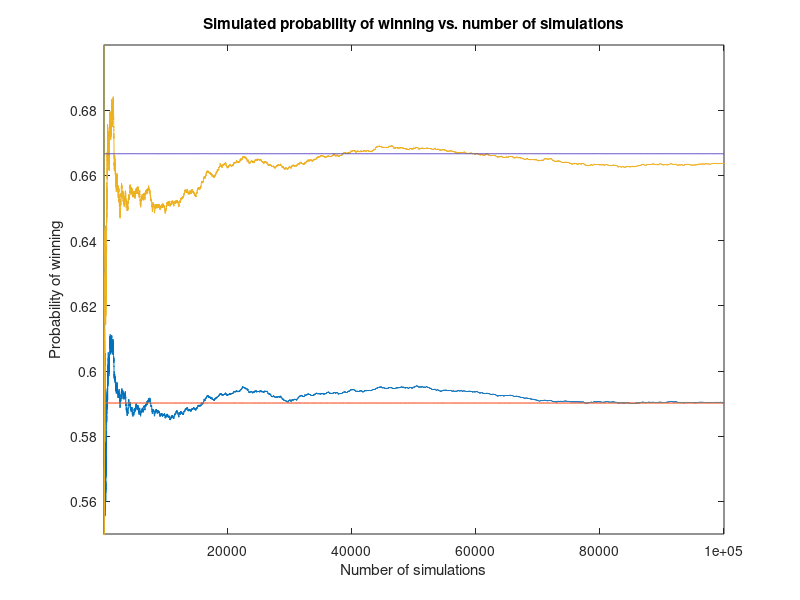

The MATLAB script that drew this image:
% simulating path length
% number of simulations m
m = 100000;
n_bins_total = 25;
w = (25/36).^((1:n_bins_total )-1)/sum((25/36).^((1:n_bins_total )-1));
cw = cumsum(w);
p_head_fair = 1/2;
p_tail_fair = 1-p_head_fair;
p_head_biased = 11/36;
p_tail_biased = 1-p_head_biased;
stopping_time = zeros(1,m);
weights_biased = zeros(1,m);
weights_fair = zeros(1,m);

for i = 1:m
 number_of_tails = min((1:n_bins_total)(cw-rand(1)>0))-1;
 weights_biased(i) = 1/w(1+number_of_tails)*p_head_biased*p_tail_biased^number_of_tails;
 weights_fair(i) = 1/w(1+number_of_tails)*p_head_fair*(p_tail_fair)^(number_of_tails);
 stopping_time(i)=number_of_tails+1;
end

t_stop_fair = mean(stopping_time.*weights_fair);
t_stop_biased = mean(stopping_time.*weights_biased);
pwin_fair = sum(weights_fair(mod(stopping_time,2)==1)) /length(stopping_time);
pwin_biased = sum(weights_biased(mod(stopping_time,2)==1)) /length(stopping_time);

fprintf( "Stopping time for fair coin flip: simulated: %f, calculated %f   \n" , t_stop_fair, 2);
fprintf( "Stopping time for biased coin:    simulated: %f, calculated %f   \n", t_stop_biased, 36/11);
fprintf( "First player win for fair coin:   simulated: %f, calculated %f   \n", pwin_fair,   1/(2-18/36));
fprintf( "First player win for biased coin: simulated: %f, calculated %f   \n", pwin_biased,   1/(2-11/36));

plot( (1:length(stopping_time) )(mod(stopping_time,2)==1)  , cumsum(weights_biased(mod(stopping_time,2)==1))./(   (1:length(stopping_time) )(mod(stopping_time,2)==1)  ) , (1:length(stopping_time) )(mod(stopping_time,2)==1) , 1/(2-11/36)+0*(1:length(stopping_time) )(mod(stopping_time,2)==1) ,
(1:length(stopping_time) )(mod(stopping_time,2)==1)  , cumsum(weights_fair(mod(stopping_time,2)==1))./(   (1:length(stopping_time) )(mod(stopping_time,2)==1)  ) , (1:length(stopping_time) )(mod(stopping_time,2)==1) , 1/(2-18/36)+0*(1:length(stopping_time) )(mod(stopping_time,2)==1) )
title("Simulated probability of winning vs. number of simulations")
xlabel("Number of simulations")
ylabel("Probability of winning")
axis([1 m .55 .7])
